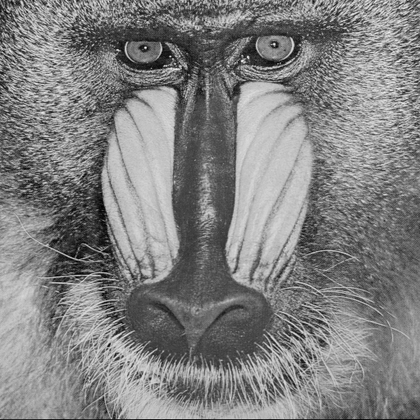
%> input picture baboon.png, 420 x 420 px, shrunk from 512 x 512 before the run
$ octave labb1_bilder.m   (GNU Octave 9; MATLAB toolbox functions it lacks are replaced by stand-ins)
%> lines starting %> are read from the running program, lines starting %| are printed output that depends on the picture
### awesome_distribution_2d.m
function p=awesome_distribution_2d(signal)

    symbol_count = zeros(max(max(signal)), 1);

    for row = 1:size(signal, 1)
        for col = 1:size(signal,2)
            index = signal(row,col);
            symbol_count(index) = symbol_count(index) + 1;
        end
    end

    p = symbol_count/numel(signal);
end

### awesome_entropy.m
function H = awesome_entropy(p)
%UNTITLED3 Summary of this function goes here
%   Detailed explanation goes here
p_flat = reshape(p.',1,[]);
H = -nansum(p_flat.*log2(p_flat));
end

### awesome_distribution_2d_pair.m
function p=awesome_distribution_2d_pair(signal,pair_offset)

    symbol_count = zeros(max(max(signal)));

    for row = 1:size(signal, 1)- pair_offset(1)
        for col = 1:size(signal,2)- pair_offset(2)
            index = signal(row,col);
            index2 = signal(row + pair_offset(1),col+ pair_offset(2));
            symbol_count(index, index2) = symbol_count(index, index2) + 1;
        end
    end

    p = symbol_count/(numel(signal)-1);
end

### huffman.m
function l=huffman(r)
%huffman - Huffman codeword mean-length.
%------------------------------------------------------------------------------
%SYNOPSIS       L = huffman(N)
%                 N should be a vector describing relative frequencies of
%                 the symbols of a source. The function calculates the
%                 expected codeword length resulting from an Huffman encoding
%                 of the source.
%
%                 This operation can operate on a matrix where the columns
%                 are considered to be data of different sources and the
%                 result will be a row vector of expected codeword lengths
%                 for the separately optimized Huffman codes.
%
%                 This is true: huffman(s*N) == s*huffman(N) where s is a
%                 scalar.
%
%SEE ALSO       entropy, ihist.
%------------------------------------------------------------------------------
%Jonas Svanberg                        (C) 1995 Image Coding Group. LiU, SWEDEN

%RCSID          $Id: huffman.m,v 1.4 1998/12/03 12:03:04 svan Exp $

if nargin < 1
  error('Demands mandatory argument N describing relative frequencies.');
end

if size(r,1) == 1
  r = r';
end

d = size(r,1);
n = size(r,2);
if d < 2
  l = zeros(1,d);
  return;
end

l = zeros(1,n);

for i=2:d,
  r = sort(r);
  s = r(1,:) + r(2,:);
  l = l + s .* ( (r(1,:).*r(2,:)) ~= 0);
  r = [s;r(3:size(r,1),:)];
end


### padskift.m
function Y = padskift(X,offset,padval)
    temp = circshift(padarray(X,[1 1],padval,'both'),offset);
    Y = temp(2:end-1,2:end-1);
end

### labb1_bilder.m

%% Ladda in bilder
image = double(imread('baboon.png'))+1;
%> image: size 420x420 double; min 1, max 256, mean 129.9
%image = double(imread('boat.png'));
%image = double(imread('woodgrain.png'));

%% Entropin f鰎 en symbol

p_single = awesome_distribution_2d(image);
%> after the loop in awesome_distribution_2d, `for row = 1:size(signal, 1)`: symbol_count = 256 values, max 1584 at index 192, min 0 at index 238, mean 689.1
%> in awesome_distribution_2d, `p = symbol_count/numel(signal);`: p = 256 values, max 0.00898 at index 192, min 0 at index 238, mean 0.00391
%> p_single has the same summary as p in awesome_distribution_2d
H_single = awesome_entropy(p_single);
%> in awesome_entropy, `p_flat = reshape(p.',1,[]);`: p_flat has the same summary as p in awesome_distribution_2d
%> in awesome_entropy, `H = -nansum(p_flat.*log2(p_flat));`: H = 7.45
%> H_single = 7.45

%% Entropi f鰎 osv

p_horz = awesome_distribution_2d_pair(image,[0 1]);
%> in awesome_distribution_2d_pair, `symbol_count = zeros(max(max(signal)));`: symbol_count: size 256x256 double; every value is 0
%> after the loop in awesome_distribution_2d_pair, `for row = 1:size(signal, 1)- pair_offset(1)`:
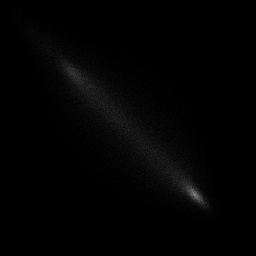
%> symbol_count: size 256x256 double; min 0, max 145, mean 2.7
p_vert = awesome_distribution_2d_pair(image,[1 0]);
%> call 2 of awesome_distribution_2d_pair, with pair_offset = [1 0]
%> in awesome_distribution_2d_pair (call 2), `p = symbol_count/(numel(signal)-1);`:
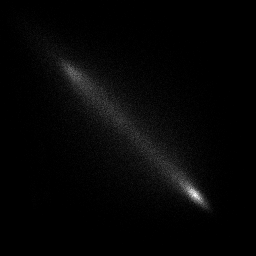
%> p: size 256x256 double; min 0, max 0.000703, mean 1.52e-05; drawn with min black and max white

H_horz = awesome_entropy(p_horz);
%> H_horz = 13.62
H_vert = awesome_entropy(p_vert);
%> H_vert = 13.82

H_horz_cond = H_horz-H_single;
%> H_horz_cond = 6.17
H_vert_cond = H_vert-H_single;
%> H_vert_cond = 6.37

%% Huffmankodning f鰎 single
l_single = huffman(p_single);
%> the loop in huffman, `for i=2:d,` made 255 passes
%> (s, l) on passes 1 to 3: (0, 0), (0, 0), (0, 0)
%> after the loop in huffman, `for i=2:d,`: l = 7.5; r = 1
%> l_single = 7.5

%% Koda lite skillnader (huffman f鰎 prediktion)
P_horz = padskift(image,[0 1],128);
P_vert = padskift(image,[1 0],128);
P_diag = padskift(image,[1 1],128);
%> call 3 of padskift, with offset = [1 1], padval = 128
%> in padskift (call 3), `temp = circshift(padarray(X,[1 1],padval,'both'),offset);`:
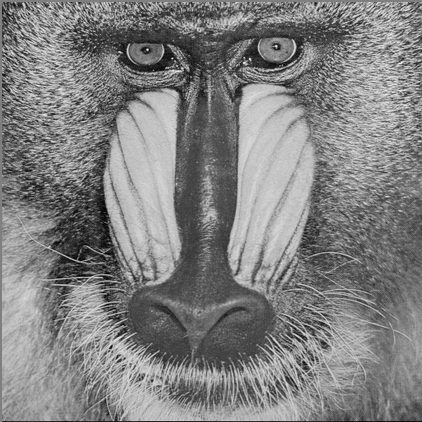
%> temp: size 422x422 double; min 1, max 256, mean 129.9; mean of the top-left, top-right, bottom-left and bottom-right quarters 124.3, 139.4, 130.8, 124.9; drawn with min black and max white
%> in padskift (call 3), `Y = temp(2:end-1,2:end-1);`:
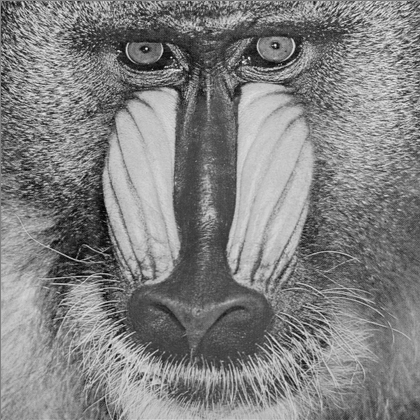
%> Y: size 420x420 double; min 1, max 256, mean 130.1; mean of the top-left, top-right, bottom-left and bottom-right quarters 124.2, 139.6, 131.2, 125.4; drawn with min black and max white

Y1 = minskift(image - P_horz);
%> in minskift, `y = x - min(x)+1;`:
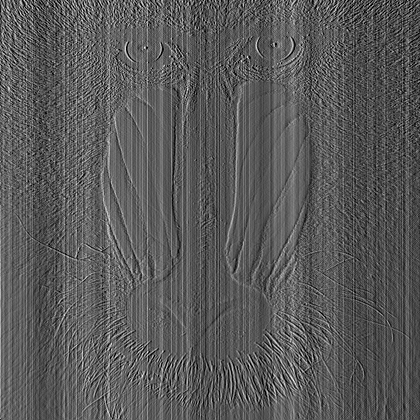
%> y: size 420x420 double; min 1, max 256, mean 90.4; drawn with min black and max white
Y2 = minskift(image - P_vert);
%> in minskift (call 2), `y = x - min(x)+1;`:
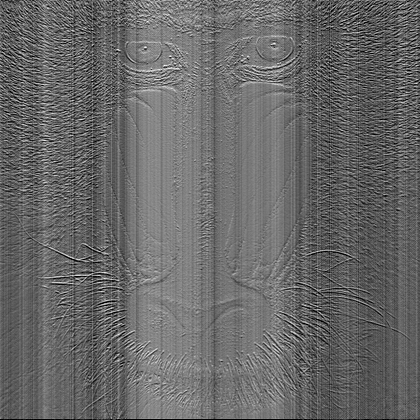
%> y: size 420x420 double; min 1, max 318, mean 131.4; drawn with min black and max white
Y3 = minskift(image - (P_vert + P_horz - P_diag));
%> in minskift (call 3), `y = x - min(x)+1;`:
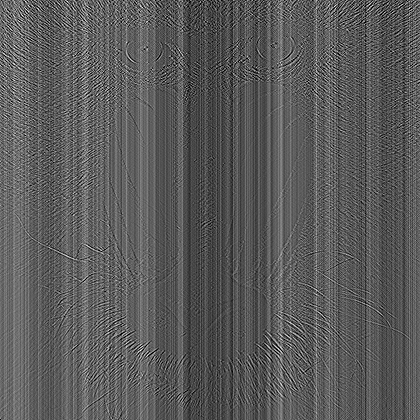
%> y: size 420x420 double; min 1, max 305, mean 109.4; drawn with min black and max white

%%
p_Y1 = awesome_distribution_2d(Y1);
%> p_Y1 = 256 values, max 0.0174 at index 87, min 0 at index 227, mean 0.00391
p_Y2 = awesome_distribution_2d(Y2);
%> p_Y2 = 318 values, max 0.0118 at index 149, min 0 at index 286, mean 0.00314
p_Y3 = awesome_distribution_2d(Y3);
%> p_Y3 = 305 values, max 0.0135 at index 113, min 0 at index 278, mean 0.00328

H_Y1 = awesome_entropy(p_Y1);
%> H_Y1 = 6.86
H_Y2 = awesome_entropy(p_Y2);
%> H_Y2 = 7.21
H_Y3 = awesome_entropy(p_Y3);
%> H_Y3 = 7.09

l_Y1 = huffman(p_Y1);
%> the loop in huffman (call 2), `for i=2:d,` made 255 passes
%> l_Y1 = 6.89
l_Y2 = huffman(p_Y2);
%> l_Y2 = 7.26
l_Y3 = huffman(p_Y3);
%> l_Y3 = 7.13

function y=minskift(x)
    y = x - min(x)+1;
end

$ run again, with boat.png copied over baboon.png
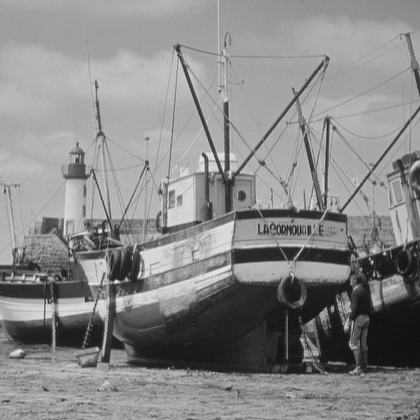
%> input picture boat.png, 420 x 420 px, shrunk from 512 x 512 before the run
%> after the loop in awesome_distribution_2d, `for row = 1:size(signal, 1)`: symbol_count = 235 values, max 3505 at index 173, min 0 at index 1, mean 750.6
%> in awesome_distribution_2d, `p = symbol_count/numel(signal);`: p = 235 values, max 0.0199 at index 173, min 0 at index 1, mean 0.00426
%> p_single has the same summary as p in awesome_distribution_2d
%> p_flat has the same summary as p in awesome_distribution_2d
%> H = 7.12
%> after the loop in awesome_distribution_2d_pair, `for row = 1:size(signal, 1)- pair_offset(1)`:
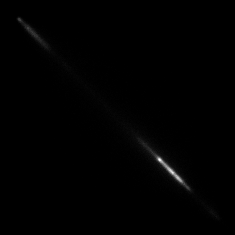
%> symbol_count: size 235x235 double; min 0, max 632, mean 3.2; drawn with min black and max white
%> H_horz = 11.87
%> H_vert = 11.73
%> H_horz_cond = 4.75
%> H_vert_cond = 4.61
%> the loop in huffman, `for i=2:d,` made 234 passes
%> (s, l) on passes 1 to 3: (0, 0), (0, 0), (0, 0)
%> after the loop in huffman, `for i=2:d,`: l = 7.14; r = 1
%> l_single = 7.14
%> in minskift (call 3), `y = x - min(x)+1;`:
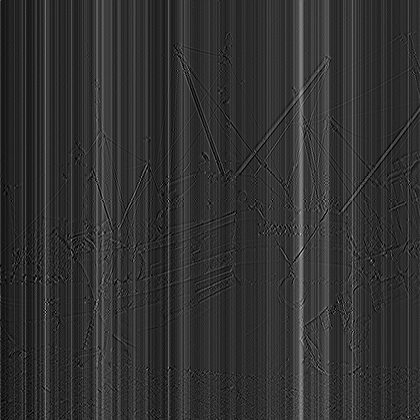
%> y: size 420x420 double; min 1, max 200, mean 48.7
%> p_Y1 = 226 values, max 0.0167 at index 64, min 0 at index 206, mean 0.00442
%> p_Y2 = 172 values, max 0.0347 at index 59, min 0 at index 153, mean 0.00581
%> p_Y3 = 200 values, max 0.0306 at index 45, min 0 at index 153, mean 0.005
%> H_Y1 = 6.8
%> H_Y2 = 5.91
%> H_Y3 = 6.06
%> the loop in huffman (call 2), `for i=2:d,` made 225 passes
%> l_Y1 = 6.83
%> l_Y2 = 5.94
%> l_Y3 = 6.08

$ run again, with woodgrain.png copied over baboon.png
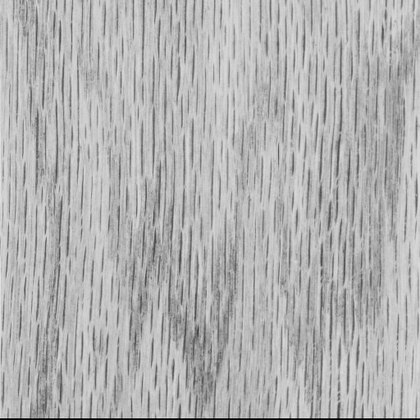
%> input picture woodgrain.png, 420 x 420 px, shrunk from 512 x 512 before the run
%> after the loop in awesome_distribution_2d, `for row = 1:size(signal, 1)`: symbol_count = 235 values, max 4618 at index 196, min 0 at index 2, mean 750.6
%> in awesome_distribution_2d, `p = symbol_count/numel(signal);`: p = 235 values, max 0.0262 at index 196, min 0 at index 2, mean 0.00426
%> p_single has the same summary as p in awesome_distribution_2d
%> p_flat has the same summary as p in awesome_distribution_2d
%> H = 6.39
%> after the loop in awesome_distribution_2d_pair (call 2), `for row = 1:size(signal, 1)- pair_offset(1)`:
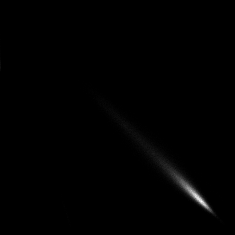
%> symbol_count: size 235x235 double; min 0, max 646, mean 3.2; drawn with min black and max white
%> H_horz = 12.26
%> H_vert = 10.57
%> H_horz_cond = 5.87
%> H_vert_cond = 4.18
%> the loop in huffman, `for i=2:d,` made 234 passes
%> (s, l) on passes 1 to 3: (0, 0), (0, 0), (0, 0)
%> after the loop in huffman, `for i=2:d,`: l = 6.43; r = 1
%> l_single = 6.43
%> in minskift (call 3), `y = x - min(x)+1;`:
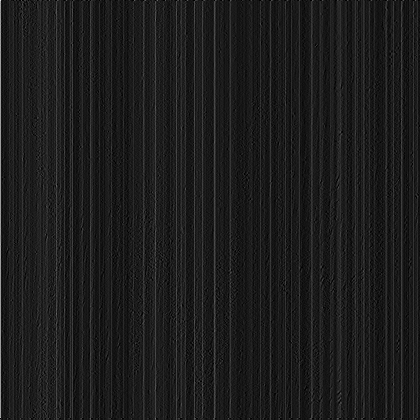
%> y: size 420x420 double; min 1, max 220, mean 28
%> p_Y1 = 228 values, max 0.0192 at index 63, min 0 at index 169, mean 0.00439
%> p_Y2 = 241 values, max 0.0314 at index 147, min 0 at index 2, mean 0.00415
%> p_Y3 = 220 values, max 0.0452 at index 24, min 0 at index 92, mean 0.00455
%> H_Y1 = 6.74
%> H_Y2 = 6.12
%> H_Y3 = 5.46
%> the loop in huffman (call 2), `for i=2:d,` made 227 passes
%> l_Y1 = 6.76
%> l_Y2 = 6.14
%> l_Y3 = 5.5
